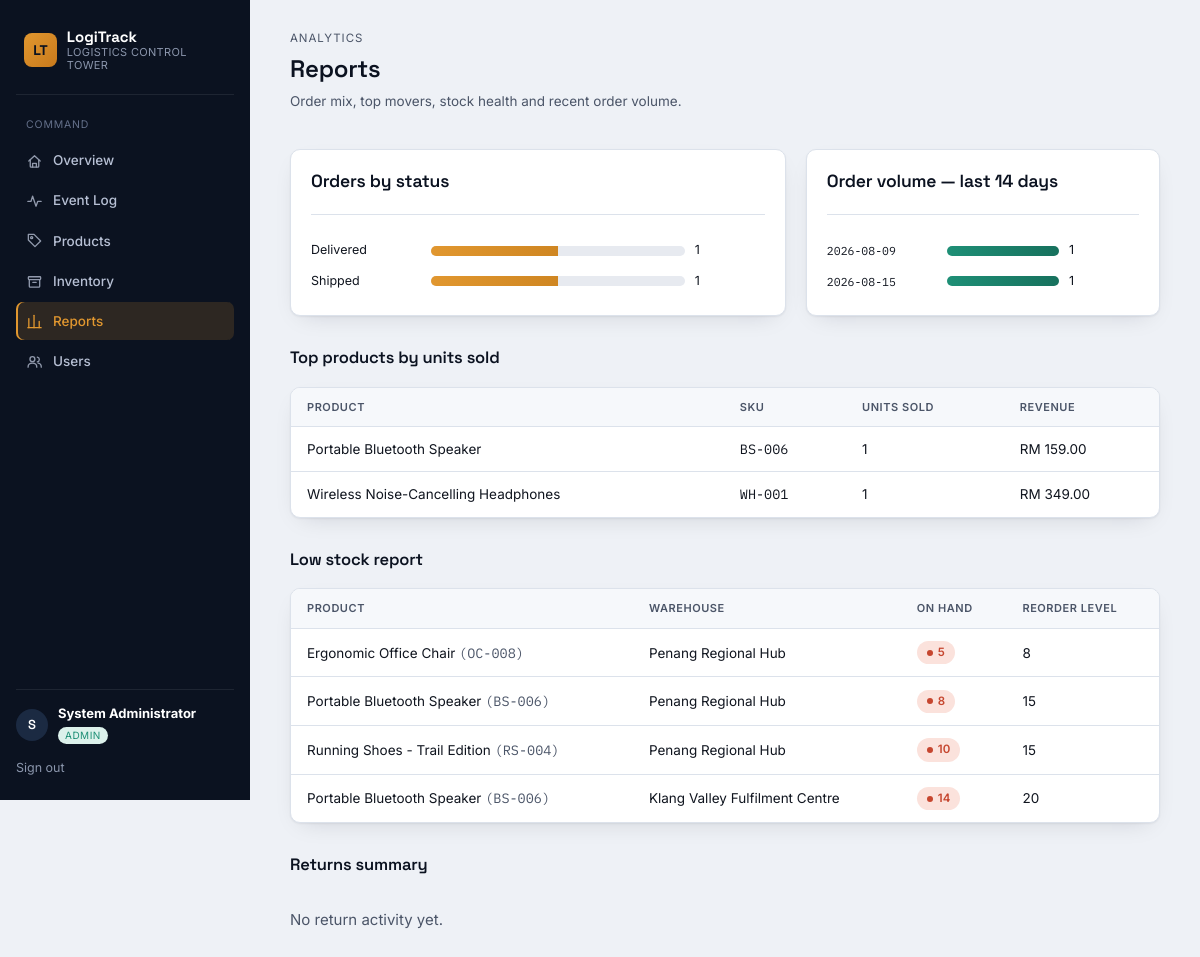
The page /admin/reports (signed in) on the database its author committed.
### tables this page shows
CREATE TABLE users (
    user_id         INTEGER PRIMARY KEY AUTOINCREMENT,
    username        TEXT UNIQUE NOT NULL,
    password_hash   TEXT NOT NULL,
    role            TEXT NOT NULL CHECK(role IN ('customer','warehouse','admin')),
    full_name       TEXT NOT NULL,
    email           TEXT,
    phone           TEXT,
    address         TEXT,
    warehouse_id    INTEGER REFERENCES warehouses(warehouse_id),
    is_active       INTEGER NOT NULL DEFAULT 1,
    register_date   TEXT DEFAULT (datetime('now'))
);

CREATE TABLE orders (
    order_id        INTEGER PRIMARY KEY AUTOINCREMENT,
    customer_id     INTEGER NOT NULL REFERENCES users(user_id),
    order_date      TEXT DEFAULT (datetime('now')),
    order_status    TEXT NOT NULL DEFAULT 'Pending Payment',
    total_amount    REAL NOT NULL DEFAULT 0
);

CREATE TABLE products (
    product_id      INTEGER PRIMARY KEY AUTOINCREMENT,
    product_name    TEXT NOT NULL,
    sku             TEXT UNIQUE NOT NULL,
    category        TEXT,
    unit_price      REAL NOT NULL,
    weight          REAL,
    product_status  TEXT DEFAULT 'Active'
);

CREATE TABLE inventory (
    inventory_id       INTEGER PRIMARY KEY AUTOINCREMENT,
    product_id         INTEGER NOT NULL REFERENCES products(product_id),
    warehouse_id       INTEGER NOT NULL REFERENCES warehouses(warehouse_id),
    quantity_on_hand   INTEGER NOT NULL DEFAULT 0,
    reorder_level      INTEGER NOT NULL DEFAULT 10,
    last_updated       TEXT DEFAULT (datetime('now')),
    UNIQUE(product_id, warehouse_id)
);

CREATE TABLE warehouses (
    warehouse_id    INTEGER PRIMARY KEY AUTOINCREMENT,
    warehouse_name  TEXT NOT NULL,
    location        TEXT,
    city            TEXT,
    country         TEXT,
    warehouse_type  TEXT
);

### app.py (the view)
@app.route("/admin/reports")
@login_required("admin")
def admin_reports():
    by_status = g.db.execute(
        "SELECT order_status, COUNT(*) c, COALESCE(SUM(total_amount),0) total FROM orders GROUP BY order_status"
    ).fetchall()
    top_products = g.db.execute(
        """SELECT p.product_name, p.sku, SUM(oi.quantity) units_sold, SUM(oi.subtotal) revenue
           FROM order_items oi JOIN products p ON p.product_id=oi.product_id
           GROUP BY oi.product_id ORDER BY units_sold DESC LIMIT 6"""
    ).fetchall()
    low_stock = g.db.execute(
        """SELECT p.product_name, p.sku, w.warehouse_name, i.quantity_on_hand, i.reorder_level
           FROM inventory i JOIN products p ON p.product_id=i.product_id
           JOIN warehouses w ON w.warehouse_id=i.warehouse_id
           WHERE i.quantity_on_hand <= i.reorder_level ORDER BY i.quantity_on_hand ASC"""
    ).fetchall()
    daily_orders = g.db.execute(
        """SELECT date(order_date) d, COUNT(*) c, COALESCE(SUM(total_amount),0) revenue
           FROM orders WHERE order_date >= datetime('now','-14 days')
           GROUP BY date(order_date) ORDER BY d ASC"""
    ).fetchall()
    max_orders = max([r["c"] for r in daily_orders], default=1)
    returns_summary = g.db.execute(
        "SELECT return_status, COUNT(*) c FROM returns GROUP BY return_status"
    ).fetchall()
    return render_template("admin/reports.html", by_status=by_status, top_products=top_products,
                           low_stock=low_stock, daily_orders=daily_orders, max_orders=max_orders,
                           returns_summary=returns_summary)

### app.py (called while the page is built)
@app.before_request
def load_logged_in_user():
    g.db = db.get_db()
    user_id = session.get("user_id")
    g.user = None
    if user_id:
        g.user = g.db.execute(
            "SELECT * FROM users WHERE user_id = ?", (user_id,)
        ).fetchone()
        if g.user and not g.user["is_active"]:
            session.clear()
            g.user = None

@app.context_processor
def inject_globals():
    return {"current_user": g.get("user"), "now": datetime.now()}

def login_required(role=None):
    def decorator(view):
        @wraps(view)
        def wrapped(*args, **kwargs):
            if g.user is None:
                flash("Please log in to continue.", "warning")
                return redirect(url_for("login"))
            if role and g.user["role"] != role:
                flash("You don't have access to that area.", "error")
                return redirect(url_for("home"))
            return view(*args, **kwargs)
        return wrapped
    return decorator

### database.py (called while the page is built)
def get_db():
    conn = sqlite3.connect(DB_PATH)
    conn.row_factory = sqlite3.Row
    conn.execute("PRAGMA foreign_keys = ON")
    return conn

### templates/admin/reports.html (shortened to what this page needs)
{% extends "base.html" %}
{% from "_macros.html" import order_status_pill, kpi %}
{% block content %}
<div class="page-head"> <div> <span class="eyebrow">Analytics</span> <h1>Reports</h1>
<p class="desc">Order mix, top movers, stock health and recent order volume.</p>
</div>
</div>
<div class="two-col"> <div class="card"> <h3>Orders by status</h3>
<div class="divider"></div>
{% for s in by_status %}
<div class="bar-row"> <span>{{ s.order_status }}</span> <div class="bar-track"><div class="bar-fill" style="width: {{ (s.c / (by_status | sum(attribute='c')) * 100) if by_status else 0 }}%;"></div></div>
<span>{{ s.c }}</span> </div>
{% else %}
<p class="muted">No orders yet.</p>
{% endfor %}
</div>
<div class="card"> <h3>Order volume — last 14 days</h3>
<div class="divider"></div>
{% for d in daily_orders %}
<div class="bar-row"> <span class="mono" style="font-size:11.5px;">{{ d.d }}</span> <div class="bar-track"><div class="bar-fill teal" style="width: {{ (d.c / max_orders * 100) if max_orders else 0 }}%;"></div></div>
<span>{{ d.c }}</span> </div>
{% else %}
<p class="muted">No orders in this window.</p>
{% endfor %}
</div>
</div>
<div class="section"> <div class="section-head"><h2>Top products by units sold</h2></div>
<div class="table-wrap"> <table> <thead><tr><th>Product</th><th>SKU</th><th>Units sold</th><th>Revenue</th></tr></thead>
<tbody>
{% for p in top_products %}
<tr> <td>{{ p.product_name }}</td> <td class="mono">{{ p.sku }}</td> <td>{{ p.units_sold }}</td> <td>RM {{ "%.2f"|format(p.revenue) }}</td> </tr>
{% else %}
<tr class="empty-row"><td colspan="4">No sales recorded yet.</td></tr>
{% endfor %}
</tbody>
</table>
</div>
</div>
<div class="section"> <div class="section-head"><h2>Low stock report</h2></div>
<div class="table-wrap"> <table> <thead><tr><th>Product</th><th>Warehouse</th><th>On hand</th><th>Reorder level</th></tr></thead>
<tbody>
{% for i in low_stock %}
<tr> <td>{{ i.product_name }} <span class="mono muted">({{ i.sku }})</span></td> <td>{{ i.warehouse_name }}</td> <td><span class="pill pill-red">{{ i.quantity_on_hand }}</span></td> <td>{{ i.reorder_level }}</td> </tr>
{% else %}
<tr class="empty-row"><td colspan="4">All stock levels are healthy.</td></tr>
{% endfor %}
</tbody>
</table>
</div>
</div>
<div class="section"> <div class="section-head"><h2>Returns summary</h2></div>
<div class="grid grid-3">
{% for r in returns_summary %}
{% else %}
<p class="muted">No return activity yet.</p>
{% endfor %}
</div>
</div>
{% endblock %}

### templates/base.html (shortened to what this page needs)
<!DOCTYPE html>
<html lang="en">
<head>
<link rel="stylesheet" href="{{ url_for('static', filename='style.css') }}">
</head>
<body class="{% if not current_user %}guest{% endif %}">
{% from "_icons.html" import icon %}
{% if current_user %}
<div class="shell">
<aside class="sidebar">
<div class="brand"> <span class="brand-mark">LT</span> <div class="brand-text"> <strong>LogiTrack</strong> <span>Logistics Control Tower</span> </div> </div>
<nav class="nav">
{% if current_user.role == 'customer' %}
<span class="nav-label">Shop</span>
<a href="{{ url_for('customer_dashboard') }}" class="{{ 'active' if request.endpoint=='customer_dashboard' }}">{{ icon('home') }}Overview</a>
<a href="{{ url_for('customer_products') }}" class="{{ 'active' if request.endpoint=='customer_products' }}">{{ icon('grid') }}Browse Products</a>
<a href="{{ url_for('customer_cart') }}" class="{{ 'active' if request.endpoint=='customer_cart' }}">{{ icon('cart') }}Cart{% set cc = session.get('cart', {}) | length %}{% if cc %}<span class="badge-count">{{ cc }}</span>{% endif %}</a>
<span class="nav-label">Account</span>
<a href="{{ url_for('customer_orders') }}" class="{{ 'active' if request.endpoint in ['customer_orders','customer_order_detail'] }}">{{ icon('package') }}My Orders</a>
{% elif current_user.role == 'admin' %}
<span class="nav-label">Command</span>
<a href="{{ url_for('admin_dashboard') }}" class="{{ 'active' if request.endpoint=='admin_dashboard' }}">{{ icon('home') }}Overview</a>
<a href="{{ url_for('admin_events') }}" class="{{ 'active' if request.endpoint=='admin_events' }}">{{ icon('activity') }}Event Log</a>
<a href="{{ url_for('admin_products') }}" class="{{ 'active' if request.endpoint=='admin_products' }}">{{ icon('tag') }}Products</a>
<a href="{{ url_for('admin_inventory') }}" class="{{ 'active' if request.endpoint=='admin_inventory' }}">{{ icon('archive') }}Inventory</a>
<a href="{{ url_for('admin_reports') }}" class="{{ 'active' if request.endpoint=='admin_reports' }}">{{ icon('chart') }}Reports</a>
<a href="{{ url_for('admin_users') }}" class="{{ 'active' if request.endpoint=='admin_users' }}">{{ icon('users') }}Users</a>
{% endif %}
</nav>
<div class="sidebar-foot">
<div class="user-chip"> <span class="avatar">{{ current_user.full_name[:1] }}</span> <div> <strong>{{ current_user.full_name }}</strong> <span class="role-pill role-{{ current_user.role }}">{{ current_user.role }}</span> </div> </div>
<a href="{{ url_for('logout') }}" class="logout-link">Sign out</a>
</div>
</aside>
<main class="content">
{% block content %}{% endblock %}
</main>
</div>
{% endif %}
</body>
</html>

### rows shown on the page
users: full_name "S", full_name "System Administrator", role "ADMIN"
orders: order_status "Delivered", {{ (s.c / (by_status | sum(attribute='c')) * 100) if by_status else 0 }} 50.0 (drawn), c "1"
orders: order_status "Shipped", {{ (s.c / (by_status | sum(attribute='c')) * 100) if by_status else 0 }} 50.0 (drawn), c "1"
products: product_name "Portable Bluetooth Speaker", sku "BS-006", units_sold "1", revenue "159.00"
products: product_name "Wireless Noise-Cancelling Headphones", sku "WH-001", units_sold "1", revenue "349.00"
inventory: product_name "Ergonomic Office Chair", sku "OC-008", warehouse_name "Penang Regional Hub", quantity_on_hand "5", reorder_level "8"
inventory: product_name "Portable Bluetooth Speaker", sku "BS-006", warehouse_name "Penang Regional Hub", quantity_on_hand "8", reorder_level "15"
inventory: product_name "Running Shoes - Trail Edition", sku "RS-004", warehouse_name "Penang Regional Hub", quantity_on_hand "10", reorder_level "15"
inventory: product_name "Portable Bluetooth Speaker", sku "BS-006", warehouse_name "Klang Valley Fulfilment Centre", quantity_on_hand "14", reorder_level "20"

### other values the page prints
{{ d.d }} "2026-08-09" "2026-08-15"
{{ d.c }} "1" "1"
